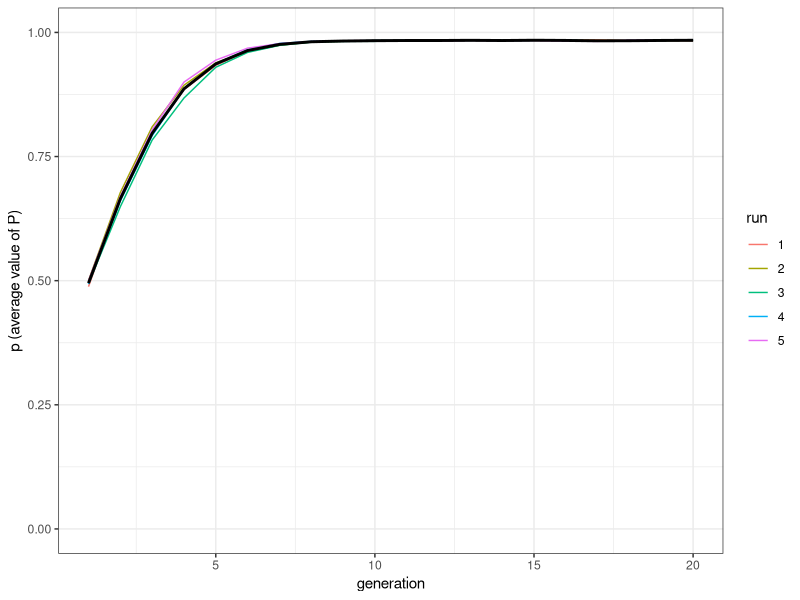
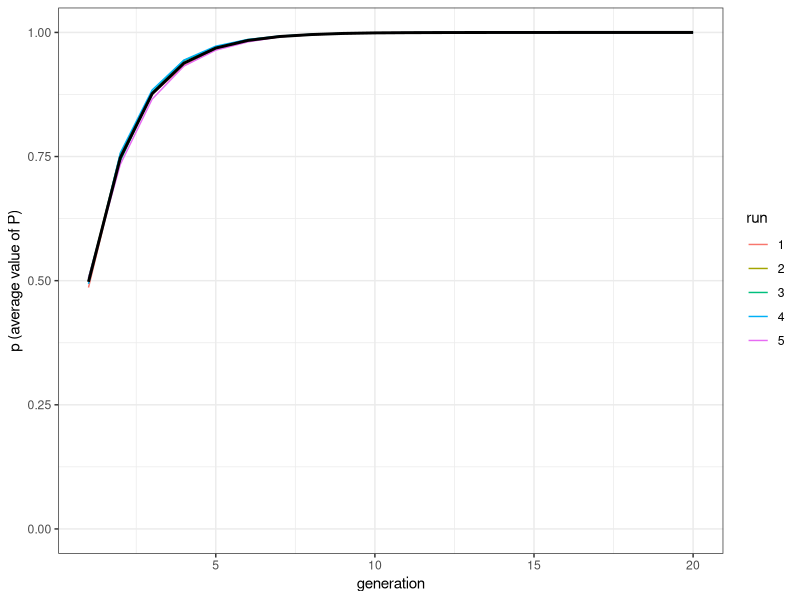
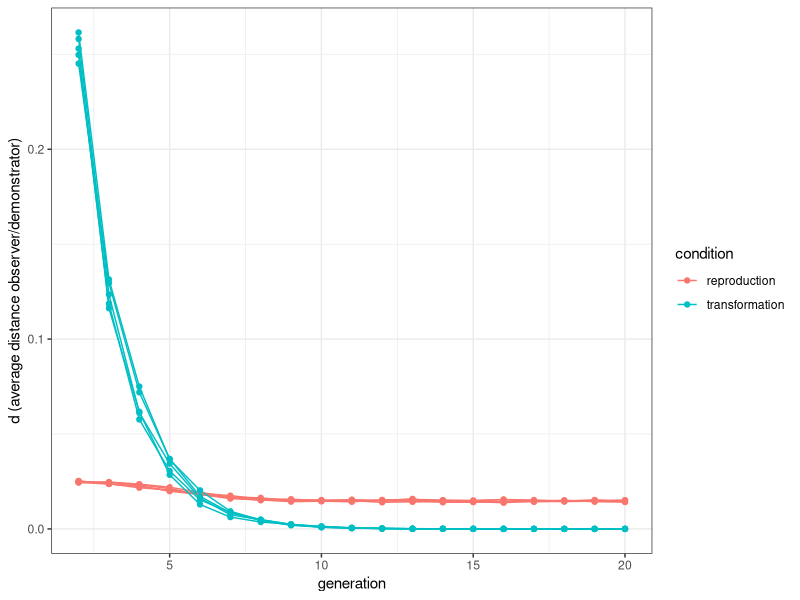
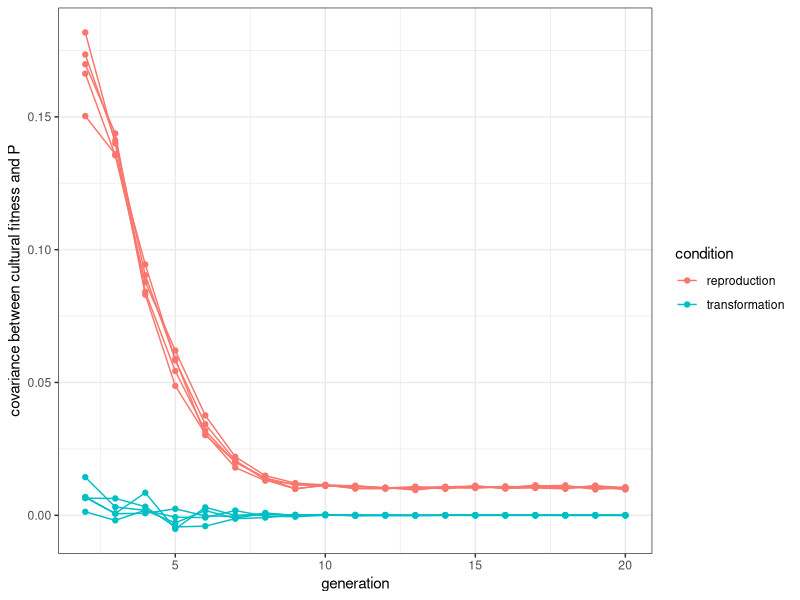

R code for these plots, in order:
## ---- chunk 1
library(tidyverse)
N <- 1000
population <- tibble(P = runif(N))
## ---- chunk 2
reproduction <- function(N, t_max, r_max, mu) {
  output <- tibble(generation = rep(1:t_max, r_max), 
                   p = as.numeric(rep(NA, t_max * r_max)), 
                   run = as.factor(rep(1:r_max, each = t_max)))
  for (r in 1:r_max) {
    # Create first generation
    population <- tibble(P = runif(N))
    
    # Add first generation's p for run r
    output[output$generation == 1 & output$run == r, ]$p <- sum(population$P) / N 
    
    for (t in 2:t_max) {
      # Copy individuals to previous_population tibble
      previous_population <- population 
      
      # Select a pair of demonstrator for each individual
      demonstrators <- tibble(P1 = sample(previous_population$P, N, replace = TRUE), 
                              P2 = sample(previous_population$P, N, replace = TRUE))
      
      # Copy the one with the trait value closer to 1
      copy <- pmax(demonstrators$P1, demonstrators$P2)
      
      # Add mutation
      population$P <- copy + runif(N, -mu, +mu)
      
      # Keep the  traits' value in the boundaries [0,1]
      population$P[population$P > 1] <- 1
      population$P[population$P < 0] <- 0
      
      # Get p and put it into output slot for this generation t and run r
      output[output$generation == t & output$run == r, ]$p <- 
        sum(population$P) / N 
    }
  }
  # Export data from function
  output 
}
## ---- chunk 3
plot_multiple_runs_p <- function(data_model) {
  ggplot(data = data_model, aes(y = p, x = generation)) +
    geom_line(aes(colour = run)) +
    stat_summary(fun = mean, geom = "line", size = 1) +
    ylim(c(0, 1)) +
    theme_bw() +
    labs(y = "p (average value of P)")
}
## ---- chunk 4
data_model <- reproduction(N = 1000, t_max = 20, r_max = 5, mu = 0.05)
plot_multiple_runs_p(data_model)
## ---- chunk 5
transformation <- function(N, t_max, r_max) {
  output <- tibble(generation = rep(1:t_max, r_max), 
                   p = as.numeric(rep(NA, t_max * r_max)), 
                   run = as.factor(rep(1:r_max, each = t_max)))
  
  for (r in 1:r_max) {
    # Create first generation
    population <- tibble(P = runif(N))
    
    # Add first generation's p for run r
    output[output$generation == 1 & output$run == r, ]$p <- sum(population$P) / N 
    
    for (t in 2:t_max) {
       # Copy individuals to previous_population tibble
      previous_population <- population
      
      # Only one demonstrator is selected at random for each individual
      demonstrators <- tibble(P = sample(previous_population$P, N, replace = TRUE))
      
      # The new P is in between the demonstrator's value and 1
      population$P <- demonstrators$P + runif(N, max = 1 - demonstrators$P)
      
      # Get p and put it into output slot for this generation t and run r
      output[output$generation == t & output$run == r, ]$p <- sum(population$P) / N 
    }
  }
  # Export data from function
  output 
}
## ---- chunk 6
data_model <- transformation(N = 1000, t_max = 20, r_max = 5)
plot_multiple_runs_p(data_model)
## ---- chunk 7
reproduction <- function(N, t_max, r_max, mu) {
  output <- tibble(generation = rep(1:t_max, r_max), 
                   p = as.numeric(rep(NA, t_max * r_max)), 
                   run = as.factor(rep(1:r_max, each = t_max)), 
                   d = as.numeric(rep(NA, t_max * r_max)))
  for (r in 1:r_max) {
    # Create first generation
    population <- tibble(P = runif(N))
    
    # Add first generation's p for run r
    output[output$generation == 1 & output$run == r, ]$p <- sum(population$P) / N 
    
    for (t in 2:t_max) {
      # Copy individuals to previous_population tibble
      previous_population <- population
      
      demonstrators <- tibble(P1 = sample(previous_population$P, N, replace = TRUE), 
                              P2 = sample(previous_population$P, N, replace = TRUE))
      
      copy <- pmax(demonstrators$P1, demonstrators$P2)

      population$P <- copy + runif(N, -mu, +mu)
      population$P[population$P > 1] <- 1
      population$P[population$P < 0] <- 0
      
      # Output:
      output[output$generation == t & output$run == r, ]$p <- sum(population$P) / N 
      output[output$generation == t & output$run == r, ]$d <- sum(abs(population$P - copy)) / N
    }
  }
  # Export data from function
  output 
}
## ---- chunk 8
transformation <- function(N, t_max, r_max) {
  output <- tibble(generation = rep(1:t_max, r_max), 
                   p = as.numeric(rep(NA, t_max * r_max)), 
                   run = as.factor(rep(1:r_max, each = t_max)), 
                   d = as.numeric(rep(NA, t_max * r_max)))
  
  for (r in 1:r_max) {
    # Create first generation
    population <- tibble(P = runif(N))
    
    # Add first generation's p for run r
    output[output$generation == 1 & output$run == r, ]$p <- sum(population$P) / N 
    
    for (t in 2:t_max) {
      # Copy individuals to previous_population tibble
      previous_population <- population 
      
      demonstrators <- tibble(P = sample(previous_population$P, N, replace = TRUE))
      
      population$P <- demonstrators$P + runif(N, max = 1-demonstrators$P)
      
      # Output
      output[output$generation == t & output$run == r, ]$p <- sum(population$P) / N 
      output[output$generation == t & output$run == r, ]$d <- sum(abs(population$P - demonstrators$P)) / N
    }
  }
  # Export data from function
  output 
}
## ---- chunk 9
data_model_reproduction <- reproduction(N = 1000, t_max = 20, r_max = 5, mu = 0.05)
data_model_transformation <- transformation(N = 1000, t_max = 20, r_max = 5)
## ---- chunk 10
data_to_plot <- tibble(distance = c(na.omit(data_model_reproduction$d), 
                                    na.omit(data_model_transformation$d)), 
                       condition = rep(c("reproduction", "transformation"), each = 95),
                       generation = rep(2:20,10),
                       run = as.factor(rep(1:10, each = 19)))
ggplot(data = data_to_plot, aes(y = distance, x = generation, group = run, color = condition)) +
  geom_line() +   
  geom_point() +
  theme_bw() +
  labs(y = "d (average distance observer/demonstrator)")
## ---- chunk 11
reproduction <- function(N, t_max, r_max, mu) {
  output <- tibble(generation = rep(1:t_max, r_max), 
                   p = as.numeric(rep(NA, t_max * r_max)), 
                   run = as.factor(rep(1:r_max, each = t_max)), 
                   cov_W_P = as.numeric(rep(NA, t_max * r_max)))
  for (r in 1:r_max) {
    # Create first generation
    population <- tibble(P = runif(N))
    
    # Add first generation's p for run r
    output[output$generation == 1 & output$run == r, ]$p <- sum(population$P) / N 
    
    for (t in 2:t_max) {
      # Copy individuals to previous_population tibble
      previous_population <- population 
      
      # Sample the demonstrators using their indexes
      demonstrators <- cbind(sample(N, N, replace = TRUE), sample(N, N, replace = TRUE))
      # Retrieve their traits from the indexes 
      copy <- max.col(cbind(previous_population[demonstrators[,1],], 
                            previous_population[demonstrators[,2],]))
      # Save the demonstrators
      demonstrators <- demonstrators[cbind(1 : N, copy)]
      fitness <- tabulate(demonstrators, N) 

      population$P <- previous_population[demonstrators,]$P + runif(N, -mu, +mu)
      population$P[population$P > 1] <- 1
      population$P[population$P < 0] <- 0
      
      # Output
      output[output$generation == t & output$run == r, ]$p <- 
        sum(population$P) / N 
      output[output$generation == t & output$run == r, ]$cov_W_P <- 
        cov(fitness, previous_population$P) 
    }
  }
  # Export data from function
  output 
}
## ---- chunk 12
transformation <- function(N, t_max, r_max) {
  output <- tibble(generation = rep(1:t_max, r_max), 
                   p = as.numeric(rep(NA, t_max * r_max)), 
                   run = as.factor(rep(1:r_max, each = t_max)), 
                   cov_W_P = as.numeric(rep(NA, t_max * r_max)))
  for (r in 1:r_max) {
    # Create first generation
    population <- tibble(P = runif(N))
    
    # Add first generation's p for run r
    output[output$generation == 1 & output$run == r, ]$p <- sum(population$P) / N 
    for (t in 2:t_max) {
      # Copy individuals to previous_population tibble
      previous_population <- population 
      
      # Choose demonstrators and calcualte  their fitness
      demonstrators <- sample(N, N, replace = TRUE)
      fitness <- tabulate(demonstrators, N) 

      population$P <- previous_population[demonstrators,]$P + 
        runif(N, max = 1 - previous_population[demonstrators,]$P)
      
      # Output
      output[output$generation == t & output$run == r, ]$p <- sum(population$P) / N 
      output[output$generation == t & output$run == r, ]$cov_W_P <- cov(fitness,previous_population$P)
    }
  }
  # Export data from function
  output 
}
## ---- chunk 13
data_model_reproduction <- reproduction(N = 1000, t_max = 20, r_max = 5, mu = 0.05)
data_model_transformation <- transformation(N = 1000, t_max = 20, r_max = 5)

data_to_plot <- tibble(covariance = c(na.omit(data_model_reproduction$cov_W_P), 
                                      na.omit(data_model_transformation$cov_W_P)), 
                       condition = rep(c("reproduction", "transformation"), each = 95),
                       generation = rep(2:20,10),
                       run = as.factor(rep(1:10, each = 19)))
ggplot(data = data_to_plot, aes(y = covariance, x = generation, 
                                group = run, color = condition)) +
  geom_line() +   
  geom_point() +
  theme_bw() +
  labs(y = "covariance between cultural fitness and P")
